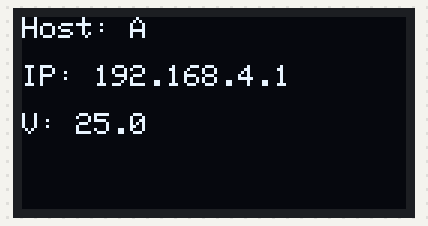
A sketch run on a simulated ESP32. Parts: 128×64 one-colour display.

Above: at 0.1 s.
At 1.1 s:
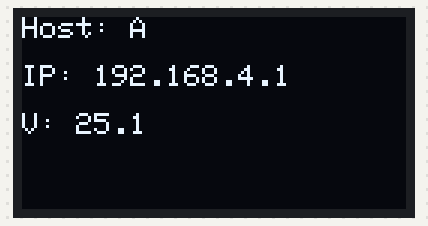
At 4.2 s:
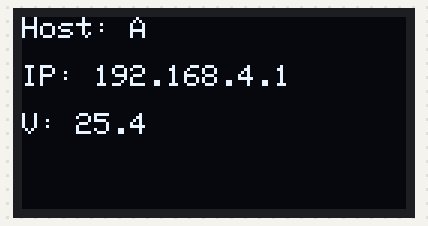
At 7.3 s:
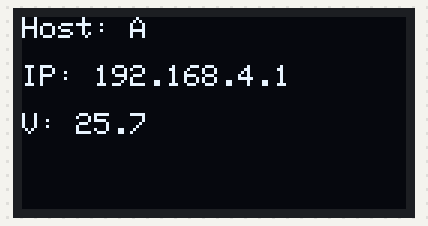

The sketch:

test_OLED_096_helloworld.ino
```cpp
#include <Wire.h>
#include <Adafruit_GFX.h>
#include <Adafruit_SSD1306.h>

#define SCREEN_WIDTH 128
#define SCREEN_HEIGHT 64
#define OLED_RESET -1

Adafruit_SSD1306 display(SCREEN_WIDTH, SCREEN_HEIGHT, &Wire, OLED_RESET);

// 模擬電壓
float voltage = 25.0;

void setup() {
  Wire.begin(21, 22); // 如果你用的是 D21/SDA, D22/SCL
  display.begin(SSD1306_SWITCHCAPVCC, 0x3C); // 根據你的模組地址
  display.clearDisplay();

  display.setTextSize(1);      // 文字大小
  display.setTextColor(SSD1306_WHITE);
}

void loop() {
  display.clearDisplay();

  display.setCursor(0, 0);
  display.println("Host: A");

  display.setCursor(0, 16);
  display.println("IP: 192.168.4.1");

  display.setCursor(0, 32);
  display.print("V: ");
  display.print(voltage, 1); // 顯示一位小數

  display.display();

  // 模擬電壓改變（可移除）
  voltage += 0.1;
  if (voltage > 26) voltage = 25.0;

  delay(1000); // 每秒更新一次
}
```

Measured:
- by itself, everything shown: repeats every 10.3 s, in 10 steps
- what the display in image 1 shows lasts 1.0 s, from 1.1 s to 2.1 s
